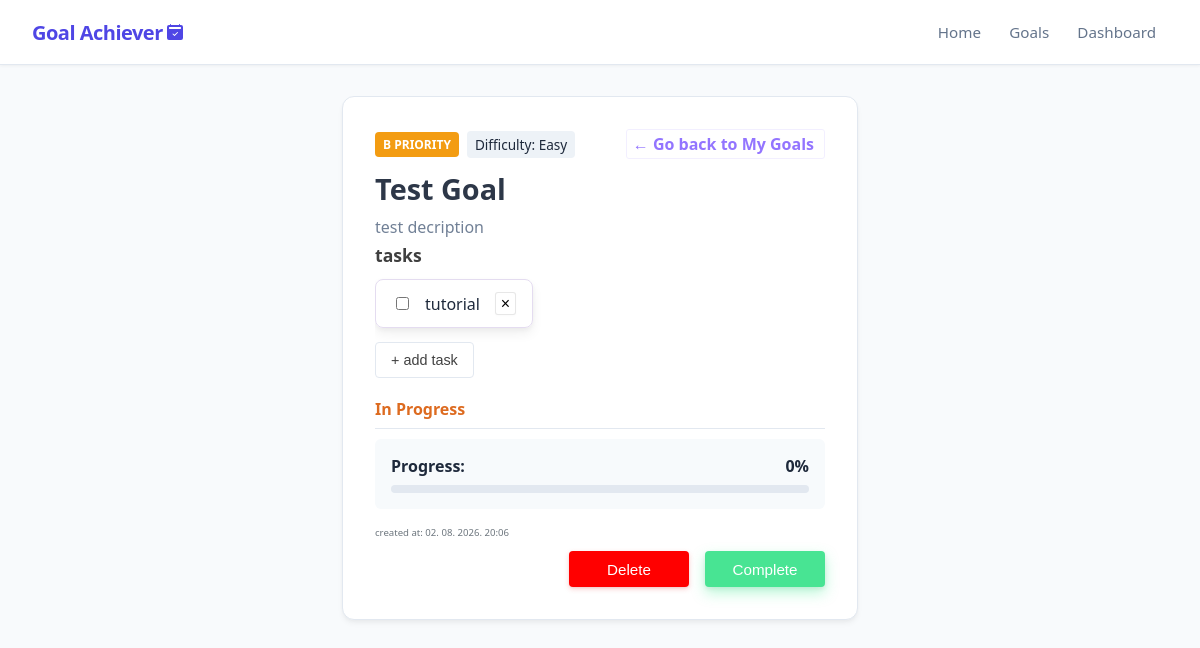
The page /goals/2 on the database as committed earlier.
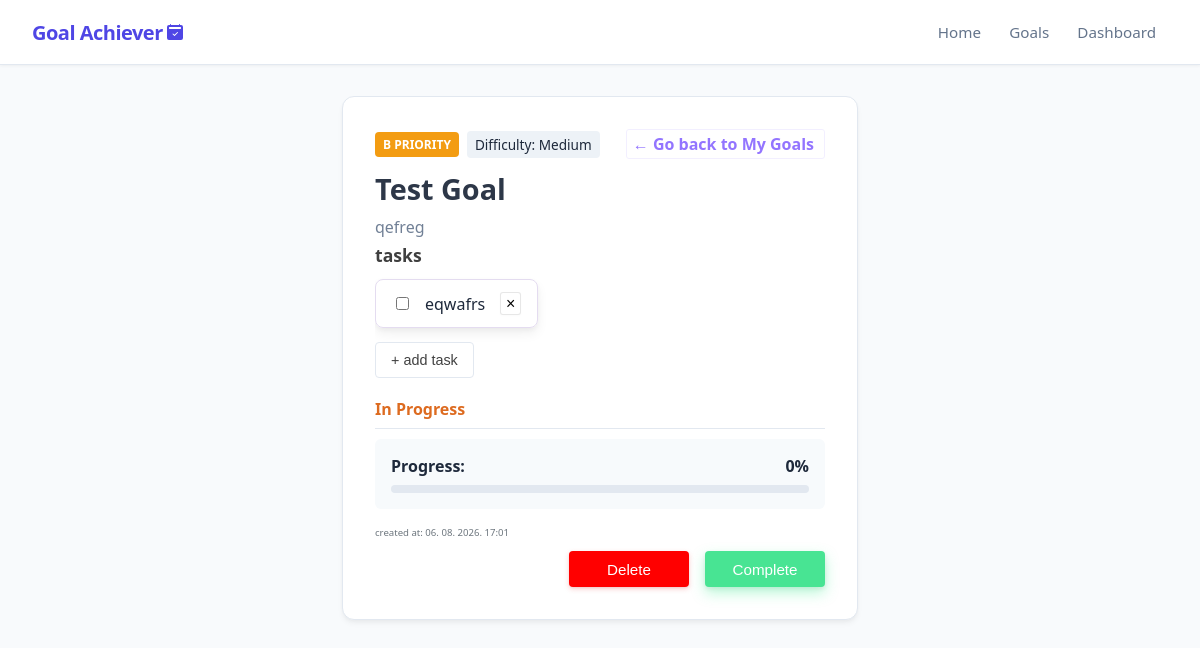
The same page on the database as committed later.
### app/models_db.py (models this page shows, shortened)
class Goal(db.Model):
    __tablename__ = 'goals'
    id = db.Column(db.Integer, primary_key=True)
    title = db.Column(db.String(100), nullable=False)
    description = db.Column(db.Text, nullable=False)
    is_completed = db.Column(db.Boolean, default=False)
    progress_percentage = db.Column(db.Float, default=0.0)
    difficulty = db.Column(db.String(20), nullable=False, default='Medium')
    priority = db.Column(db.String(1), nullable=False, default='b')
    created_at = db.Column(db.DateTime, default=datetime.now(timezone.utc), nullable=False)
    tasks = db.relationship('Task', backref='goal', cascade="all, delete-orphan", lazy=True)

class Task(db.Model):
    __tablename__ = 'tasks'
    id = db.Column(db.Integer, primary_key=True)
    text = db.Column(db.String(255), nullable=False)
    is_completed = db.Column(db.Boolean, default=False)
    goal_id = db.Column(db.Integer, db.ForeignKey('goals.id', ondelete='CASCADE'), nullable=False)

### app/routes.py (the view)
@main.route('/goals/<int:goal_id>')
def view_goal(goal_id):
    goal = Goal.query.get_or_404(goal_id)
    tasks_list = goal.tasks
    return render_template('view_goal.html', goal=goal, tasks=tasks_list)

### app/templates/view_goal.html (shortened to what the changed rows need)
{% extends "base.html" %}
{% block content %}
<div class="container">
    <div id="goal_card">
        <div style="display: flex; gap: 0.5rem; align-items: center;">
            <span class="badge badge-{{ goal.priority }} ">{{ goal.priority | upper }} priority</span>
            <span style="background: #edf2f7; padding: 0.25rem 0.5rem; border-radius: 4px; font-size: 0.85rem; font-weight: 500;">
                Difficulty: {{ goal.difficulty }}
            </span>
            <span style="display: inline; margin-left: auto; border-radius: 3px; padding: 3px;" class="go-back-link">
                <a href="{{ url_for('main.show_goals') }}"
                    style="text-decoration: none; color: rgb(147, 117, 255); font-weight: 600; font-size: 1rem; padding-left: 3px; padding-right: 7px;">
                </a>
            </span>
        </div>
        <div style="overflow: wrap; max-width: 500px;">
            <h2 style="margin: 0 0 0.5rem 0; font-size: 1.8rem; color: #2d3748; padding-top: 10px;">{{ goal.title }}</h2>
            <span style="color: #718096; width: 100%; white-space: normal; overflow-wrap: anywhere;">
                {{ goal.description or 'Nema opisa.' }}
            </span>
        </div>
        <div class="tasks-container" style="margin: 10px 0px; overflow: hidden;">
            {% if tasks %}
                <ul style="list-style-type: none;">
                    <div class="task-list-box">
                    {% for task in tasks %}
                        <li class="task-item task-box" style="display: flex; align-items: center; justify-content: space-between;">
                                        <label style="display: flex; align-items: center; gap: 6px; cursor: pointer;">
                                            <input
                                                style="margin-right: 10px;"
                                                type="checkbox"
                                                class="task-toggle"
                                                data-task-id="{{ task.id }}"
                                                {% if task.is_completed %}checked{% endif %}>
                                            <span class="{% if task.is_completed %}completed-task{% endif %}">
                                                {{ task.text }}
                                            </span>
                                        </label>
                                        <button class="delete-task-btn" aria-label="Delete task" data-task-id="{{ task.id }}">&times;</button>
                                    </li>
                    {% endfor %}
                    </div>
                </ul>
            {% else %}
                <p style="margin: 0; color: #a0aec0; font-style: italic; padding-bottom: 15px;">There are no tasks here.</p>
            {% endif %}
        </div>
        <div style="background: #f7fafc; padding: 1rem; border-radius: 6px; margin-top: 10px; margin-bottom: 10px;">
            <div style="display: flex; justify-content: space-between; margin-bottom: 0.5rem; font-weight: 600;">
                <span>Progress:</span>
                <span class="progress-percentage">{{ goal.progress_percentage | round | int }}%</span>
            </div>
        </div>
        <div>
            <small class="date">created at: {{ goal.created_at.strftime('%d. %m. %Y. %H:%M') }}</small>
        </div>
    </div>
</div>
{% endblock %}

Rows that differ between the two databases and show on the page:
changed Goal "Test Goal": difficulty "Easy" → "Medium"; description "test decription" → "qefreg"; created_at "02. 08. 2026. 20:06" → "06. 08. 2026. 17:01"
changed Task: text "tutorial" → "eqwafrs"
